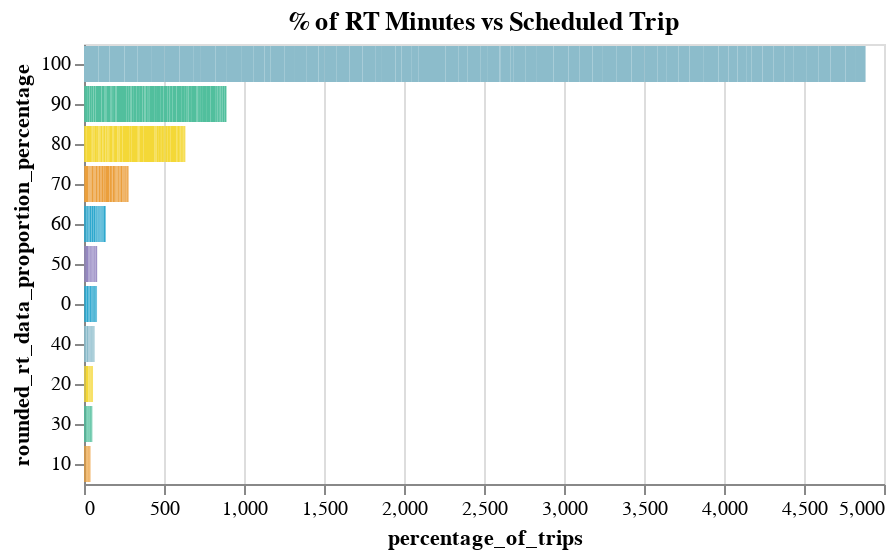

This figure's notebook cell:
### Code cell
threshold_utils.bar_chart(rt_scheduled,  "percentage_of_trips",'rounded_rt_data_proportion_percentage',
    rt_scheduled.columns.tolist(), "% of RT Minutes vs Scheduled Trip").add_selection(selection).transform_filter(selection)

### Figure 1 — Vega-Lite specification as saved in the notebook (floating-point values rounded to 4 significant figures; data arrays with more than 128 entries replaced by an {"elided": "..."} marker saying what was removed)
{"config": {"view": {"continuousWidth": 400, "continuousHeight": 300}}, "data": {"name": "data-bdfd4dd2ecaf3bc852d8a6ada50d7f38"}, "mark": "bar", "encoding": {"color": {"field": "rounded_rt_data_proportion_percentage", "legend": null, "scale": {"range": ["#2EA8CE", "#EB9F3C", "#F4D837", "#51BF9D", "#8CBCCB", "#9487C0"]}, "type": "nominal"}, "tooltip": [{"field": "_gtfs_dataset_name", "type": "nominal"}, {"field": "rounded_rt_data_proportion_percentage", "type": "quantitative"}, {"field": "rt_trip_counts_by_operator", "type": "quantitative"}, {"field": "total_trips", "type": "quantitative"}, {"field": "percentage_of_trips", "type": "quantitative"}], "x": {"field": "percentage_of_trips", "sort": {"field": "percentage_of_trips", "order": "descending"}, "type": "quantitative"}, "y": {"field": "rounded_rt_data_proportion_percentage", "sort": {"field": "percentage_of_trips", "order": "descending"}, "type": "nominal"}}, "selection": {"selector001": {"type": "single", "fields": ["_gtfs_dataset_name"], "bind": {"input": "select", "options": [null, "Anaheim Resort VehiclePositions", "Antelope Valley Transit Authority Vehicle Positions", "Banning Pass Vehicle Positions", "Bay Area 511 AC Transit Vehicle Position", "Bay Area 511 Caltrain VehiclePositions", "Bay Area 511 County Connection VehiclePositions", "Bay Area 511 Dumbarton Express VehiclePositions", "Bay Area 511 Emery Go-Round VehiclePositions", "Bay Area 511 Fairfield and Suisun Transit Vehicle Positions", "Bay Area 511 Golden Gate Transit Vehicle Positions", "Bay Area 511 MVGO VehiclePositions", "Bay Area 511 Marin VehiclePositions", "Bay Area 511 Muni VehiclePositions", "Bay Area 511 Petaluma VehiclePositions", "Bay Area 511 SamTrans VehiclePositions", "Bay Area 511 San Francisco Bay Ferry VehiclePositions", "Bay Area 511 Santa Clara Transit VehiclePositions", "Bay Area 511 Santa Rosa CityBus VehiclePositions", "Bay Area 511 SolTrans VehiclePositions", "Bay Area 511 Sonoma County Transit Vehicle Positions", "Bay Area 511 Sonoma-Marin Area Rail Transit VehiclePositions", "Bay Area 511 Tri Delta VehiclePositions", "Bay Area 511 Tri-Valley Wheels VehiclePositions", "Bay Area 511 Union City Transit VehiclePositions", "Bay Area 511 Vine Transit VehiclePositions", "Bay Area 511 WestCAT VehiclePositions", "Beach Cities VehiclePositions", "Bear Vehicle Positions", "Beaumont Pass Vehicle Positions", "Big Blue Bus VehiclePositions", "BruinBus Vehicle Positions", "Burbank VehiclePositions", "Commerce VehiclePositions", "Eastern Sierra Vehicle Positions", "Elk Grove VehiclePositions", "Foothill Vehicle Positions", "Fresno Vehicle Positions", "GET VehiclePositions", "Humboldt Vehicle Positions", "Kings Vehicle Positions", "LA DOT VehiclePositions", "LA Metro Bus Vehicle Positions", "LA Metro Rail Vehicle Positions", "Lake Vehicle Positions", "Long Beach VehiclePositions", "Madera County Connection Vehicle Positions", "Montebello Vehicle Positions", "Monterey Salinas VehiclePositions", "Nevada County Vehicle Positions", "None", "North County Vehicle Positions", "Norwalk Vehicle Positions", "OCTA VehiclePositions", "Pasadena VehiclePositions", "PresidiGo VehiclePositions", "Redding Vehicle Positions", "Redwood Coast Vehicle Positions", "Riverside VehiclePositions", "San Diego Vehicle Positions", "San Joaquin Vehicle Positions", "Santa Clarita VehiclePositions", "Santa Maria Vehicle Positions", "Santa Ynez Vehicle Positions", "StanRTA Vehicle Positions", "Tahoe Transportation Vehicle Positions", "Torrance Swiftly Vehicle Positions", "Torrance Vehicle Positions", "Turlock Vehicle Positions", "Unitrans Vehicle Positions", "VCTC Vehicle Positions", "Victor Valley Vehicle Position", "Visalia VehiclePositions", "WeHo Vehicle Positions"], "labels": ["All", "Anaheim Resort VehiclePositions", "Antelope Valley Transit Authority Vehicle Positions", "Banning Pass Vehicle Positions", "Bay Area 511 AC Transit Vehicle Position", "Bay Area 511 Caltrain VehiclePositions", "Bay Area 511 County Connection VehiclePositions", "Bay Area 511 Dumbarton Express VehiclePositions", "Bay Area 511 Emery Go-Round VehiclePositions", "Bay Area 511 Fairfield and Suisun Transit Vehicle Positions", "Bay Area 511 Golden Gate Transit Vehicle Positions", "Bay Area 511 MVGO VehiclePositions", "Bay Area 511 Marin VehiclePositions", "Bay Area 511 Muni VehiclePositions", "Bay Area 511 Petaluma VehiclePositions", "Bay Area 511 SamTrans VehiclePositions", "Bay Area 511 San Francisco Bay Ferry VehiclePositions", "Bay Area 511 Santa Clara Transit VehiclePositions", "Bay Area 511 Santa Rosa CityBus VehiclePositions", "Bay Area 511 SolTrans VehiclePositions", "Bay Area 511 Sonoma County Transit Vehicle Positions", "Bay Area 511 Sonoma-Marin Area Rail Transit VehiclePositions", "Bay Area 511 Tri Delta VehiclePositions", "Bay Area 511 Tri-Valley Wheels VehiclePositions", "Bay Area 511 Union City Transit VehiclePositions", "Bay Area 511 Vine Transit VehiclePositions", "Bay Area 511 WestCAT VehiclePositions", "Beach Cities VehiclePositions", "Bear Vehicle Positions", "Beaumont Pass Vehicle Positions", "Big Blue Bus VehiclePositions", "BruinBus Vehicle Positions", "Burbank VehiclePositions", "Commerce VehiclePositions", "Eastern Sierra Vehicle Positions", "Elk Grove VehiclePositions", "Foothill Vehicle Positions", "Fresno Vehicle Positions", "GET VehiclePositions", "Humboldt Vehicle Positions", "Kings Vehicle Positions", "LA DOT VehiclePositions", "LA Metro Bus Vehicle Positions", "LA Metro Rail Vehicle Positions", "Lake Vehicle Positions", "Long Beach VehiclePositions", "Madera County Connection Vehicle Positions", "Montebello Vehicle Positions", "Monterey Salinas VehiclePositions", "Nevada County Vehicle Positions", "None", "North County Vehicle Positions", "Norwalk Vehicle Positions", "OCTA VehiclePositions", "Pasadena VehiclePositions", "PresidiGo VehiclePositions", "Redding Vehicle Positions", "Redwood Coast Vehicle Positions", "Riverside VehiclePositions", "San Diego Vehicle Positions", "San Joaquin Vehicle Positions", "Santa Clarita VehiclePositions", "Santa Maria Vehicle Positions", "Santa Ynez Vehicle Positions", "StanRTA Vehicle Positions", "Tahoe Transportation Vehicle Positions", "Torrance Swiftly Vehicle Positions", "Torrance Vehicle Positions", "Turlock Vehicle Positions", "Unitrans Vehicle Positions", "VCTC Vehicle Positions", "Victor Valley Vehicle Position", "Visalia VehiclePositions", "WeHo Vehicle Positions"], "name": "Operator"}}}, "title": "% of RT Minutes vs Scheduled Trip", "transform": [{"filter": {"selection": "selector001"}}], "$schema": "https://vega.github.io/schema/vega-lite/v4.17.0.json", "datasets": {"data-bdfd4dd2ecaf3bc852d8a6ada50d7f38": {"elided": "581 records"}}}
